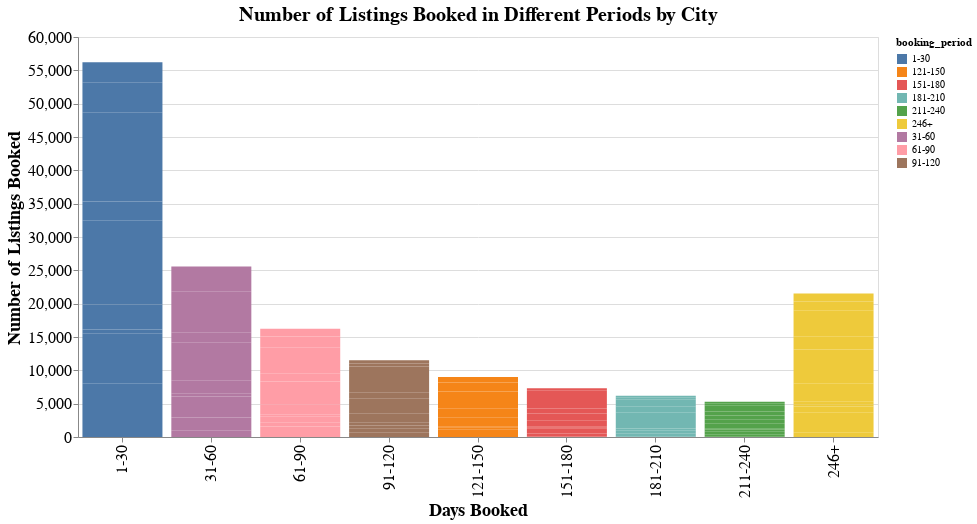

Source (notebook cell):
### Markdown cell above
Create the "Number of Listings booked in different period per City" interactive visualization

### Code cell
# Create a dropdown for city selection with customized appearance
city_dropdown = alt.binding_select(
    options=cities, 
    name="Select City  :    ",
    labels=cities
)
city_select = alt.selection_point(fields=['city'], bind=city_dropdown, value='Amsterdam', empty=False)  # Set default to 'Amsterdam'


# Create a new column for 'days_booked'
cities_together_data['days_booked'] = cities_together_data['bookings'] * 3

# Bin the 'days_booked' into 30-day periods and cap values over 245 as '246+'
bins = [i for i in range(1, 246, 30)]
labels = ['{}-{}'.format(i, i + 29) for i in bins[:-1]]
cities_together_data['booking_period'] = pd.cut(cities_together_data['days_booked'], bins=bins, labels=labels, right=False)

# Assign '246+' to days booked over 245
cities_together_data['booking_period'] = cities_together_data['booking_period'].cat.add_categories('246+')
cities_together_data.loc[cities_together_data['days_booked'] > 245, 'booking_period'] = '246+'

# Group by city and booking_period to count the number of listings in each period
cities_together_data_grouped = cities_together_data.groupby(['city', 'booking_period']).size().reset_index(name='listing_count')

# Create the dropdown for city selection
city_dropdown = alt.binding_select(
    options=cities, 
    name="Select City"
)
city_select = alt.selection_point(fields=['city'], bind=city_dropdown, name="City")

# Create the bar chart
booking_chart = alt.Chart(cities_together_data_grouped).mark_bar(size=80).encode(
    x=alt.X('booking_period:N', title="Days Booked", sort=labels),  # Ensure sorting
    y=alt.Y('listing_count:Q', title="Number of Listings Booked"),
    color='booking_period:N',
).add_params(
    city_select
).transform_filter(
    city_select
).properties(
    width=800,
    height=400,
    title=f"Number of Listings Booked in Different Periods by City"
).configure_title(
    fontSize=20
).configure_axis(
    labelFontSize=16,
    titleFontSize=18
)

booking_chart

### Figure 1 — Vega-Lite specification as saved in the notebook (floating-point values rounded to 4 significant figures)
{"config": {"view": {"continuousWidth": 300, "continuousHeight": 300}, "axis": {"labelFontSize": 16, "titleFontSize": 18}, "title": {"fontSize": 20}}, "data": {"name": "data-1cdf5fd90ff1fc0952839cae48de3c77"}, "mark": {"type": "bar", "size": 80}, "encoding": {"color": {"field": "booking_period", "type": "nominal"}, "x": {"field": "booking_period", "sort": ["1-30", "31-60", "61-90", "91-120", "121-150", "151-180", "181-210", "211-240"], "title": "Days Booked", "type": "nominal"}, "y": {"field": "listing_count", "title": "Number of Listings Booked", "type": "quantitative"}}, "height": 400, "params": [{"name": "City", "select": {"type": "point", "fields": ["city"]}, "bind": {"input": "select", "options": ["Amsterdam", "Athens", "Barcelona", "Berlin", "Copenhagen", "Dublin", "Lisbon", "London", "Madrid", "Paris", "Rome", "Venice", "Vienna"], "name": "Select City"}}], "title": "Number of Listings Booked in Different Periods by City", "transform": [{"filter": {"param": "City"}}], "width": 800, "$schema": "https://vega.github.io/schema/vega-lite/v5.8.0.json", "datasets": {"data-1cdf5fd90ff1fc0952839cae48de3c77": [{"city": "Amsterdam", "booking_period": "1-30", "listing_count": 2554}, {"city": "Amsterdam", "booking_period": "31-60", "listing_count": 1006}, {"city": "Amsterdam", "booking_period": "61-90", "listing_count": 285}, {"city": "Amsterdam", "booking_period": "91-120", "listing_count": 140}, {"city": "Amsterdam", "booking_period": "121-150", "listing_count": 133}, {"city": "Amsterdam", "booking_period": "151-180", "listing_count": 92}, {"city": "Amsterdam", "booking_period": "181-210", "listing_count": 110}, {"city": "Amsterdam", "booking_period": "211-240", "listing_count": 95}, {"city": "Amsterdam", "booking_period": "246+", "listing_count": 651}, {"city": "Athens", "booking_period": "1-30", "listing_count": 2260}, {"city": "Athens", "booking_period": "31-60", "listing_count": 1106}, {"city": "Athens", "booking_period": "61-90", "listing_count": 770}, {"city": "Athens", "booking_period": "91-120", "listing_count": 580}, {"city": "Athens", "booking_period": "121-150", "listing_count": 473}, {"city": "Athens", "booking_period": "151-180", "listing_count": 425}, {"city": "Athens", "booking_period": "181-210", "listing_count": 384}, {"city": "Athens", "booking_period": "211-240", "listing_count": 334}, {"city": "Athens", "booking_period": "246+", "listing_count": 1438}, {"city": "Barcelona", "booking_period": "1-30", "listing_count": 3230}, {"city": "Barcelona", "booking_period": "31-60", "listing_count": 807}, {"city": "Barcelona", "booking_period": "61-90", "listing_count": 526}, {"city": "Barcelona", "booking_period": "91-120", "listing_count": 527}, {"city": "Barcelona", "booking_period": "121-150", "listing_count": 487}, {"city": "Barcelona", "booking_period": "151-180", "listing_count": 517}, {"city": "Barcelona", "booking_period": "181-210", "listing_count": 518}, {"city": "Barcelona", "booking_period": "211-240", "listing_count": 451}, {"city": "Barcelona", "booking_period": "246+", "listing_count": 1630}, {"city": "Berlin", "booking_period": "1-30", "listing_count": 1688}, {"city": "Berlin", "booking_period": "31-60", "listing_count": 839}, {"city": "Berlin", "booking_period": "61-90", "listing_count": 575}, {"city": "Berlin", "booking_period": "91-120", "listing_count": 479}, {"city": "Berlin", "booking_period": "121-150", "listing_count": 294}, {"city": "Berlin", "booking_period": "151-180", "listing_count": 280}, {"city": "Berlin", "booking_period": "181-210", "listing_count": 259}, {"city": "Berlin", "booking_period": "211-240", "listing_count": 234}, {"city": "Berlin", "booking_period": "246+", "listing_count": 849}, {"city": "Copenhagen", "booking_period": "1-30", "listing_count": 5767}, {"city": "Copenhagen", "booking_period": "31-60", "listing_count": 2316}, {"city": "Copenhagen", "booking_period": "61-90", "listing_count": 948}, {"city": "Copenhagen", "booking_period": "91-120", "listing_count": 414}, {"city": "Copenhagen", "booking_period": "121-150", "listing_count": 232}, {"city": "Copenhagen", "booking_period": "151-180", "listing_count": 145}, {"city": "Copenhagen", "booking_period": "181-210", "listing_count": 92}, {"city": "Copenhagen", "booking_period": "211-240", "listing_count": 76}, {"city": "Copenhagen", "booking_period": "246+", "listing_count": 286}, {"city": "Dublin", "booking_period": "1-30", "listing_count": 639}, {"city": "Dublin", "booking_period": "31-60", "listing_count": 426}, {"city": "Dublin", "booking_period": "61-90", "listing_count": 319}, {"city": "Dublin", "booking_period": "91-120", "listing_count": 252}, {"city": "Dublin", "booking_period": "121-150", "listing_count": 163}, {"city": "Dublin", "booking_period": "151-180", "listing_count": 151}, {"city": "Dublin", "booking_period": "181-210", "listing_count": 123}, {"city": "Dublin", "booking_period": "211-240", "listing_count": 104}, {"city": "Dublin", "booking_period": "246+", "listing_count": 522}, {"city": "Lisbon", "booking_period": "1-30", "listing_count": 3747}, {"city": "Lisbon", "booking_period": "31-60", "listing_count": 1940}, {"city": "Lisbon", "booking_period": "61-90", "listing_count": 1473}, {"city": "Lisbon", "booking_period": "91-120", "listing_count": 1167}, {"city": "Lisbon", "booking_period": "121-150", "listing_count": 1090}, {"city": "Lisbon", "booking_period": "151-180", "listing_count": 900}, {"city": "Lisbon", "booking_period": "181-210", "listing_count": 760}, {"city": "Lisbon", "booking_period": "211-240", "listing_count": 697}, {"city": "Lisbon", "booking_period": "246+", "listing_count": 2703}, {"city": "London", "booking_period": "1-30", "listing_count": 12640}, {"city": "London", "booking_period": "31-60", "listing_count": 5682}, {"city": "London", "booking_period": "61-90", "listing_count": 3439}, {"city": "London", "booking_period": "91-120", "listing_count": 2179}, {"city": "London", "booking_period": "121-150", "listing_count": 1433}, {"city": "London", "booking_period": "151-180", "listing_count": 1016}, {"city": "London", "booking_period": "181-210", "listing_count": 742}, {"city": "London", "booking_period": "211-240", "listing_count": 583}, {"city": "London", "booking_period": "246+", "listing_count": 2136}, {"city": "Madrid", "booking_period": "1-30", "listing_count": 2789}, {"city": "Madrid", "booking_period": "31-60", "listing_count": 1533}, {"city": "Madrid", "booking_period": "61-90", "listing_count": 1135}, {"city": "Madrid", "booking_period": "91-120", "listing_count": 916}, {"city": "Madrid", "booking_period": "121-150", "listing_count": 800}, {"city": "Madrid", "booking_period": "151-180", "listing_count": 742}, {"city": "Madrid", "booking_period": "181-210", "listing_count": 729}, {"city": "Madrid", "booking_period": "211-240", "listing_count": 633}, {"city": "Madrid", "booking_period": "246+", "listing_count": 2919}, {"city": "Paris", "booking_period": "1-30", "listing_count": 13332}, {"city": "Paris", "booking_period": "31-60", "listing_count": 6122}, {"city": "Paris", "booking_period": "61-90", "listing_count": 3975}, {"city": "Paris", "booking_period": "91-120", "listing_count": 2488}, {"city": "Paris", "booking_period": "121-150", "listing_count": 1705}, {"city": "Paris", "booking_period": "151-180", "listing_count": 1145}, {"city": "Paris", "booking_period": "181-210", "listing_count": 806}, {"city": "Paris", "booking_period": "211-240", "listing_count": 615}, {"city": "Paris", "booking_period": "246+", "listing_count": 1997}, {"city": "Rome", "booking_period": "1-30", "listing_count": 4486}, {"city": "Rome", "booking_period": "31-60", "listing_count": 2225}, {"city": "Rome", "booking_period": "61-90", "listing_count": 1621}, {"city": "Rome", "booking_period": "91-120", "listing_count": 1449}, {"city": "Rome", "booking_period": "121-150", "listing_count": 1351}, {"city": "Rome", "booking_period": "151-180", "listing_count": 1174}, {"city": "Rome", "booking_period": "181-210", "listing_count": 1055}, {"city": "Rome", "booking_period": "211-240", "listing_count": 955}, {"city": "Rome", "booking_period": "246+", "listing_count": 3868}, {"city": "Venice", "booking_period": "1-30", "listing_count": 1175}, {"city": "Venice", "booking_period": "31-60", "listing_count": 600}, {"city": "Venice", "booking_period": "61-90", "listing_count": 534}, {"city": "Venice", "booking_period": "91-120", "listing_count": 446}, {"city": "Venice", "booking_period": "121-150", "listing_count": 400}, {"city": "Venice", "booking_period": "151-180", "listing_count": 343}, {"city": "Venice", "booking_period": "181-210", "listing_count": 320}, {"city": "Venice", "booking_period": "211-240", "listing_count": 274}, {"city": "Venice", "booking_period": "246+", "listing_count": 1328}, {"city": "Vienna", "booking_period": "1-30", "listing_count": 1918}, {"city": "Vienna", "booking_period": "31-60", "listing_count": 957}, {"city": "Vienna", "booking_period": "61-90", "listing_count": 639}, {"city": "Vienna", "booking_period": "91-120", "listing_count": 470}, {"city": "Vienna", "booking_period": "121-150", "listing_count": 429}, {"city": "Vienna", "booking_period": "151-180", "listing_count": 401}, {"city": "Vienna", "booking_period": "181-210", "listing_count": 306}, {"city": "Vienna", "booking_period": "211-240", "listing_count": 255}, {"city": "Vienna", "booking_period": "246+", "listing_count": 1194}]}}
